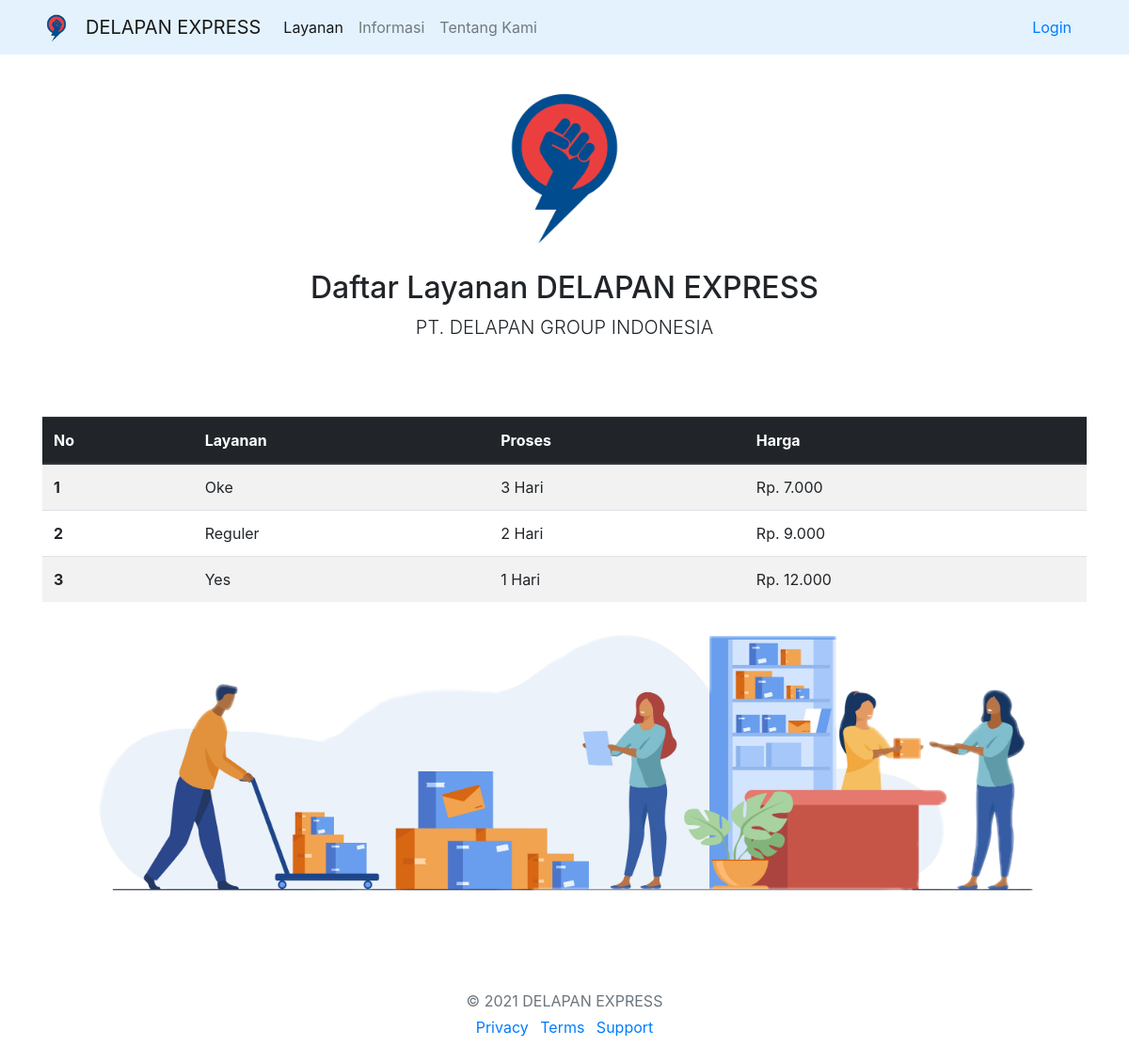
Page /index.php/tracking/daftarlayanan on the committed database.
### tables this page shows
CREATE TABLE `layanan` (
  `id_layanan` int(5) NOT NULL,
  `layanan` varchar(30) NOT NULL,
  `proses` text DEFAULT NULL,
  `harga` varchar(50) NOT NULL
);

### application/controllers/Tracking.php (called while the page is built, shortened)
<?php
class Tracking extends CI_Controller
{
    public function daftarlayanan()
    {
        $data['judul'] = 'DEX | Daftar Layanan';
        $data['layanan'] = $this->ModelLayanan->getLayanan()->result_array();
        $this->load->view('tracking/header', $data);
        $this->load->view('tracking/layanan', $data);
        $this->load->view('tracking/footer');
    }
}

### index.php (called while the page is built, shortened)
<?php
require_once BASEPATH.'core/CodeIgniter.php';

### application/models/ModelLayanan.php (called while the page is built, shortened)
<?php
class ModelLayanan extends CI_Model
{
    public function getLayanan()
    {
        return $this->db->get('layanan');
    }
}

### application/views/tracking/layanan.php (the view)
<div class="container">
  <div class="py-5 text-center">
    <img class="d-block mx-auto mb-4" src="<?= base_url() ?>assets/img/yuki.png" alt="" width="15%">
    <h2>Daftar Layanan DELAPAN EXPRESS</h2>
    <p class="lead">PT. DELAPAN GROUP INDONESIA</p>
  </div>
</div>
<div class="container pt-3 pb-3">
  <table class="table table-striped">
    <thead class="thead-dark">
      <tr>
        <th scope="col">No</th>
        <th scope="col">Layanan</th>
        <th scope="col">Proses</th>
        <th scope="col">Harga</th>
      </tr>
    </thead>
    <tbody>
      <?php
      $a = 1;
      foreach ($layanan as $l) { ?>
        <tr>
          <th scope="row"><?= $a++; ?></th>
          <td><?= $l['layanan']; ?></td>
          <td><?= $l['proses']; ?></td>
          <td>Rp. <?= $l['harga']; ?></td>
        </tr>
      <?php } ?>
    </tbody>
  </table>
</div>
<div class="container text-center">
  <img src="<?= base_url() ?>assets/img/barang.png" width="90%">
</div>

### rows in the picture
layanan: layanan "Oke", proses "3 Hari", harga "7.000"
layanan: layanan "Reguler", proses "2 Hari", harga "9.000"
layanan: layanan "Yes", proses "1 Hari", harga "12.000"
